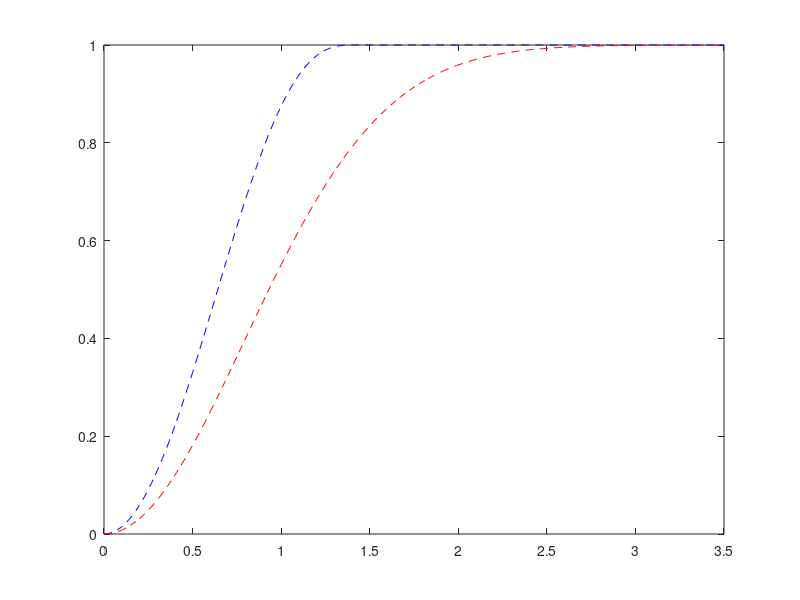

Here is the MATLAB script that generated this plot:
d = 2;
r = 0:.01:3.5;
nu = 6;
%mu = [1 ; zeros(d-1,1)];
mu = ones(d,1)/sqrt(d);

S = eye(d)/(nu+2)+mu*mu';
v = trace(S)/d;

% Mezcla de Student-r : propto [ (1-||x+mu||^2)_+^((nu-d)/2) +  (1-||x-mu||^2)_+^((nu-d)/2) ]

% Rearreglo de la mezcla de Student-r = Student-r :  (1 - ||x||^2/4^(1/d))_+^((nu-d)/2) ]
% e integracion en la bola de radio r da L(r) = betainc(r,d/2,(nu-d)/2+1)
I = find(r <= 2^(1/d)); l = length(r)-length(I);I = I(end);
Lp = [betainc(r(1:I).^2/(4^(1/d)),d/2,(nu-d)/2+1) ones(1,l)];

% Lo mismo para la gausiana 
Lg = gammainc((r.^2)/2/v,d/2);

% Lo mismo para la uniforme de misa varianza
%a = sqrt(3*(nu+3)/(nu+2));
%I = find(r <= a); l = length(r)-length(I);I = I(end);
%Iur = [r(1:I)/a ones(1,l)];


% Lo mismo para la arcsin
%s = sqrt(v);
%I = find(r <= sqrt(2)*s); l = length(r)-length(I);I = I(end);
%Iar = [1-2*asin(1-r(1:I)/sqrt(2)/s)/pi ones(1,l)];


plot(r,Lp,'b--',r,Lg,'r--')
%,r,Iur,'b--',r,erf(r/sqrt(2*v)),'r-',r,Iar,'k-',r,1-exp(-2*r/s),'k--')